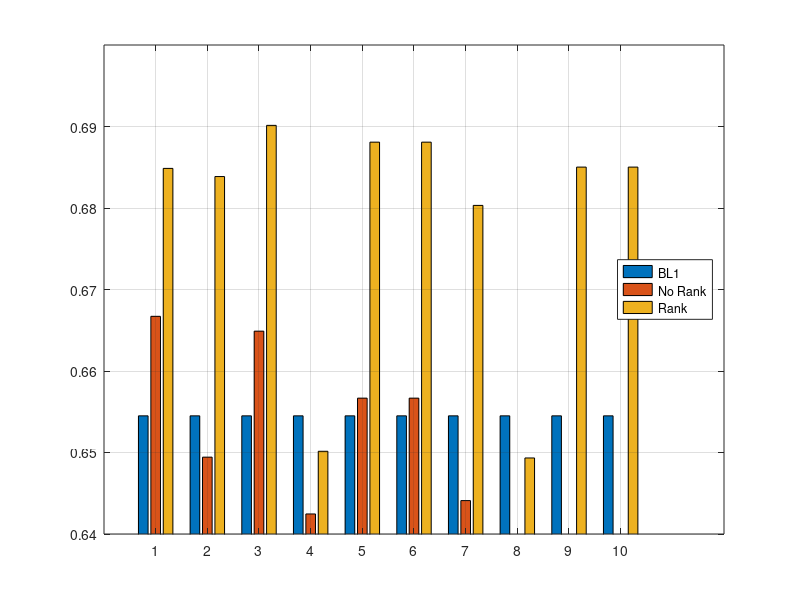

Here is the MATLAB script that generated this plot: (Note: this script raises an error after producing the figure.)
 data = [0.6545 0.66671 0.68486;
    0.6545 0.64943 0.68386;
    0.6545 0.66489 0.69014;
    0.6545 0.64246 0.65015;
    0.6545 0.65667 0.68808;
    0.6545 0.65667 0.68808;
    0.6545 0.6441 0.68032;
    0.6545 0.63909 0.64933;
    0.6545 0 0.68502;
    0.6545 0 0.68502];
 
 fig = figure; % Create new figure
 hbar = bar(data);    % Create bar plot
 ylim([0.64 0.70]);
 colormap('default');
 grid on
 l = cell(1,3);
 l{1}='BL1'; l{2}='No Rank'; l{3}='Rank'; 
 %legend(hbar, l, 'Location', 'north', 'Orientation','Horizontal');
 legend(hbar, l, 'Location', 'east');
 xticklabel_rotate([1 2 3 4 5 6 7 8 9 10], 90, {'H-VC', 'H-CFC', 'HV-VC', 'HV-CFC', 'V-VC', 'V-CFC', 'VH-VC', 'VH-CFC', 'NO GRP-VC', 'No GRP-CFC'}, 'Fontsize',8);

 % Get the data for all the bars that were plotted
 x = get(hbar,'XData');
 y = get(hbar,'YData');
 
 ygap = 0.001;
 labels = {'NB', 'NB', 'NB', 'NB', 'NB', 'NB', 'NB', 'NB', 'NB', 'NB'};
 xPos = x{1, :} - 0.15;
 yPos = y{1, :} + ygap; 
 hText = text(xPos, yPos, labels);
 set(hText, 'Rotation', 90, 'VerticalAlignment', 'bottom', 'FontSize', 8);

 labels2 = {'SVM', 'SVM', 'SVM', 'NB', 'NB', 'NB', 'NB', 'NB', '', ''};
 xPos2 = x{2, :} + 0.08;
 yPos2 = y{2, :} + ygap; 
 hText2 = text(xPos2, yPos2, labels2);
 set(hText2, 'Rotation', 90, 'VerticalAlignment', 'bottom', 'FontSize', 8);

 labels3 = {'NB(R1)', 'NB(R1)', 'NB(R1)', 'NB(R1-2)', 'NB(R1)', 'NB(R1)', 'NB(R1)', 'NB(R2-1)', 'NB(R1)', 'NB(R1)'};
 xPos3 = x{3, :} + 0.3;
 yPos3 = y{3, :} + ygap;
 hText3 = text(xPos3, yPos3, labels3);
 set(hText3, 'Rotation', 90, 'VerticalAlignment','bottom', 'FontSize', 8);
 
 title('Comparison of the high scored models with baseline and w/o rank on MIMIC-II Senior(F) Dataset', 'FontSize',14,'FontWeight','bold');
 ylabel('Fwa score','FontSize',12,'FontWeight','bold');
 xlabel('Ensemble Models','FontSize',12,'FontWeight','bold');

 set(fig, 'Units', 'Inches');
 pos = get(fig, 'Position');
 set(fig, 'PaperPositionMode', 'Auto', 'PaperUnits', 'Inches', 'PaperSize', [pos(3), pos(4)]);
 print(fig, 'mimic2_seniork1f_high_score', '-dpdf', '-r0');
 %print(fig, 'mimic2_seniork1f_high_score', '-dpng');
